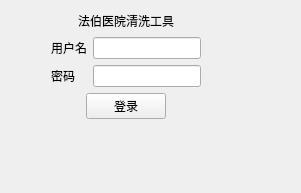
<?xml version="1.0" encoding="UTF-8"?>
<ui version="4.0">
 <class>Form</class>
 <widget class="QWidget" name="Form">
  <property name="geometry">
   <rect>
    <x>0</x>
    <y>0</y>
    <width>301</width>
    <height>193</height>
   </rect>
  </property>
  <property name="sizePolicy">
   <sizepolicy hsizetype="Fixed" vsizetype="Fixed">
    <horstretch>0</horstretch>
    <verstretch>0</verstretch>
   </sizepolicy>
  </property>
  <property name="minimumSize">
   <size>
    <width>301</width>
    <height>193</height>
   </size>
  </property>
  <property name="maximumSize">
   <size>
    <width>301</width>
    <height>193</height>
   </size>
  </property>
  <property name="windowTitle">
   <string>法伯医院清洗工具</string>
  </property>
  <layout class="QFormLayout" name="formLayout">
   <item row="0" column="0">
    <layout class="QVBoxLayout" name="verticalLayout">
     <item>
      <layout class="QHBoxLayout" name="horizontalLayout_2">
       <item>
        <spacer name="horizontalSpacer_5">
         <property name="orientation">
          <enum>Qt::Horizontal</enum>
         </property>
         <property name="sizeHint" stdset="0">
          <size>
           <width>40</width>
           <height>20</height>
          </size>
         </property>
        </spacer>
       </item>
       <item>
        <widget class="QLabel" name="titleTitleLabel">
         <property name="text">
          <string>法伯医院清洗工具</string>
         </property>
        </widget>
       </item>
       <item>
        <spacer name="horizontalSpacer_6">
         <property name="orientation">
          <enum>Qt::Horizontal</enum>
         </property>
         <property name="sizeHint" stdset="0">
          <size>
           <width>40</width>
           <height>20</height>
          </size>
         </property>
        </spacer>
       </item>
      </layout>
     </item>
     <item>
      <layout class="QGridLayout" name="gridLayout">
       <item row="2" column="1">
        <widget class="QLabel" name="pwdlabel">
         <property name="text">
          <string>密码</string>
         </property>
        </widget>
       </item>
       <item row="1" column="2">
        <widget class="QLineEdit" name="userLineEdit"/>
       </item>
       <item row="1" column="0">
        <spacer name="horizontalSpacer_3">
         <property name="orientation">
          <enum>Qt::Horizontal</enum>
         </property>
         <property name="sizeHint" stdset="0">
          <size>
           <width>40</width>
           <height>20</height>
          </size>
         </property>
        </spacer>
       </item>
       <item row="2" column="2">
        <widget class="QLineEdit" name="pwdLineEdit">
         <property name="echoMode">
          <enum>QLineEdit::Password</enum>
         </property>
        </widget>
       </item>
       <item row="1" column="1">
        <widget class="QLabel" name="userLabel">
         <property name="text">
          <string>用户名</string>
         </property>
        </widget>
       </item>
       <item row="1" column="3">
        <spacer name="horizontalSpacer_4">
         <property name="orientation">
          <enum>Qt::Horizontal</enum>
         </property>
         <property name="sizeHint" stdset="0">
          <size>
           <width>40</width>
           <height>20</height>
          </size>
         </property>
        </spacer>
       </item>
      </layout>
     </item>
     <item>
      <layout class="QHBoxLayout" name="btnsHorizontalLayout">
       <item>
        <spacer name="horizontalSpacer">
         <property name="orientation">
          <enum>Qt::Horizontal</enum>
         </property>
         <property name="sizeHint" stdset="0">
          <size>
           <width>40</width>
           <height>20</height>
          </size>
         </property>
        </spacer>
       </item>
       <item>
        <widget class="QPushButton" name="summitBtn">
         <property name="text">
          <string>登录</string>
         </property>
        </widget>
       </item>
       <item>
        <spacer name="horizontalSpacer_2">
         <property name="orientation">
          <enum>Qt::Horizontal</enum>
         </property>
         <property name="sizeHint" stdset="0">
          <size>
           <width>40</width>
           <height>20</height>
          </size>
         </property>
        </spacer>
       </item>
      </layout>
     </item>
     <item>
      <spacer name="verticalSpacer">
       <property name="orientation">
        <enum>Qt::Vertical</enum>
       </property>
       <property name="sizeHint" stdset="0">
        <size>
         <width>20</width>
         <height>40</height>
        </size>
       </property>
      </spacer>
     </item>
    </layout>
   </item>
  </layout>
 </widget>
 <resources/>
 <connections/>
</ui>
